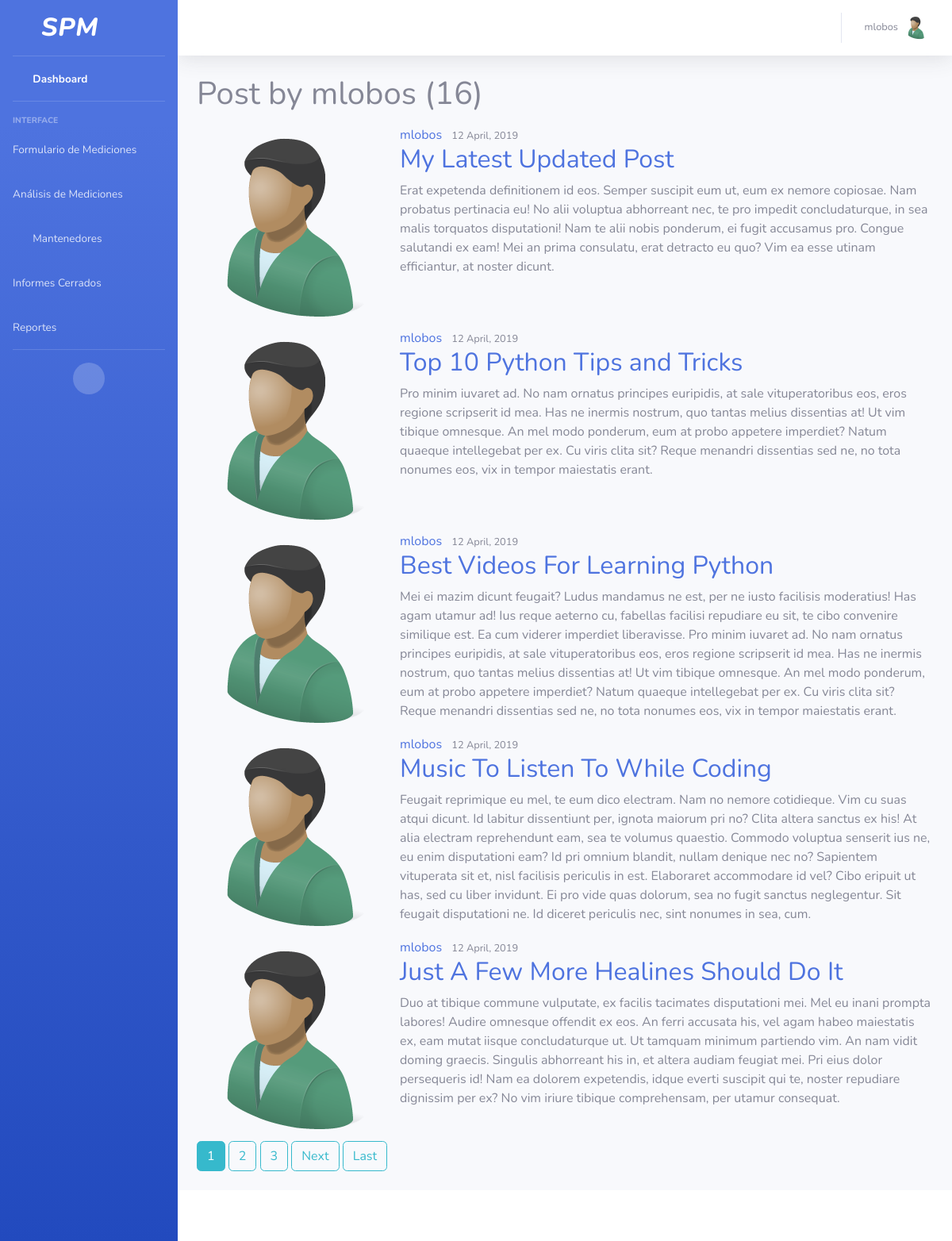
Screenshot of /user/mlobos (signed in) with the database file from the repository.
### users/models.py (models this page shows, shortened)
class Profile(models.Model):
	user = models.OneToOneField(User, on_delete=models.CASCADE)
	image = models.ImageField(default='default.jpg', upload_to='profile_pics')

### blog/models.py (models this page shows, shortened)
class Post(models.Model):
	title = models.CharField(max_length=100)
	content = models.TextField()
	date_posted = models.DateTimeField(default=timezone.now)
	author = models.ForeignKey(User, on_delete=models.CASCADE)

### blog/views.py (the view)
# urls.py: path('user/<str:username>', UserPostListView.as_view(), name='user-posts'),
class UserPostListView(LoginRequiredMixin, ListView):
	 model = Post
	 template_name = 'blog/user_posts.html'
	 context_object_name = 'posts'
	 paginate_by = 5
	 def get_queryset(self):
	 	user = get_object_or_404(User, username=self.kwargs.get('username'))
	 	return Post.objects.filter(author=user).order_by('-date_posted')

### blog/templates/blog/user_posts.html (shortened to what this page needs)
{% extends "blog/base.html" %}
{% block content %}
	<h1 class="mb-3">Post by {{ view.kwargs.username }} ({{ page_obj.paginator.count }})</h1>
	{% for post in posts %}
		<article class="media content-section">
			<img class="rounded-circle article-img" src="{{ post.author.profile.image.url }}">
		  <div class="media-body">
		    <div class="article-metadata">
		      <a class="mr-2" href="{% url 'user-posts' post.author.username %}">{{ post.author }}</a>
		      <small class="text-muted">{{ post.date_posted|date:"d F, Y" }}</small>
		    </div>
		    <h2><a class="article-title" href="{% url 'post-detail' post.id %}">{{ post.title }}</a></h2>
		    <p class="article-content">{{ post.content }}</p>
		  </div>
		</article>
	{% endfor %}
	{% if is_paginated %}
		{% for num in page_obj.paginator.page_range %}
			{% if page_obj.number == num %}
				<a class="btn btn-info mb-4" href="?page={{ nun }}">{{ num }}</a>
			{% elif num > page_obj.number|add:'-3' and num < page_obj.number|add:'3' %}
				<a class="btn btn-outline-info mb-4" href="?page={{ num }}">{{ num }}</a>
			{% endif %}
		{% endfor %}
		{% if page_obj.has_next %}
			<a class="btn btn-outline-info mb-4" href="?page={{ page_obj.next_page_number }}">Next</a>
			<a class="btn btn-outline-info mb-4" href="?page={{ page_obj.paginator.num_pages }}">Last</a>
		{% endif%}
	{% endif %}
{% endblock content %}

### blog/templates/blog/base.html (shortened to what this page needs)
{% load static %}
<!DOCTYPE html>
<html lang="en">
<head>
  <link href="{% static 'vendor/fontawesome-free/css/all.min.css' %}" rel="stylesheet" type="text/css">
  <link href="{% static 'css/sb-admin-2.min.css' %}" rel="stylesheet">
  <link href="{% static 'vendor/datatables/dataTables.bootstrap4.min.css' %}" rel="stylesheet">
</head>
<body id="page-top">
  <div id="wrapper">
    <ul class="navbar-nav bg-gradient-primary sidebar sidebar-dark accordion" id="accordionSidebar">
      <a class="sidebar-brand d-flex align-items-center justify-content-center" href="{% url 'blog-home' %}">
        <div class="sidebar-brand-icon">
          <i>SPM</i>
        </div>
      </a>
      <hr class="sidebar-divider my-0">
      <li class="nav-item active">
        <a class="nav-link" href="{% url 'blog-home' %}">
          <i class="fas fa-fw fa-tachometer-alt"></i>
          <span>Dashboard</span></a>
      </li>
      <hr class="sidebar-divider">
      <div class="sidebar-heading">
        Interface
      </div>
      <li class="nav-item">
        <a class="nav-link" href="#" data-toggle="" data-target="#" aria-expanded="true" aria-controls="collapseUtilities">
          <span>Formulario de Mediciones</span>
        </a>
      </li>
      <li class="nav-item">
        <a class="nav-link" href="#" data-toggle="" data-target="#" aria-expanded="true" aria-controls="collapseUtilities">
          <span>Análisis de Mediciones</span>
        </a>
      </li>
       <li class="nav-item">
        <a class="nav-link collapsed" href="#" data-toggle="collapse" data-target="#collapseUtilities" aria-expanded="true" aria-controls="collapseUtilities">
          <i class="fas fa-fw fa-wrench"></i>
          <span>Mantenedores</span>
        </a>
      </li>
      <li class="nav-item">
        <a class="nav-link" href="#" data-toggle="" data-target="#" aria-expanded="true" aria-controls="collapseUtilities">
          <span>Informes Cerrados</span>
        </a>
      </li>
      <li class="nav-item">
        <a class="nav-link " href="{% url 'equipo_form' %}" data-toggle="" data-target="#" aria-expanded="true" aria-controls="collapseUtilities">
          <span>Reportes</span>
        </a>
      </li>
      <hr class="sidebar-divider d-none d-md-block">
      <div class="text-center d-none d-md-inline">
        <button class="rounded-circle border-0" id="sidebarToggle"></button>
      </div>
    </ul>
    <div id="content-wrapper" class="d-flex flex-column">
      <div id="content">
        <nav class="navbar navbar-expand navbar-light bg-white topbar mb-4 static-top shadow">
          <ul class="navbar-nav ml-auto">
            <li class="nav-item dropdown no-arrow">
              <a class="nav-link dropdown-toggle" href="#" id="userDropdown" role="button" data-toggle="dropdown" aria-haspopup="true" aria-expanded="false">
             {% if user.first_name == '' %}
                <span class="mr-2 d-none d-lg-inline text-gray-600 small">{{ user.username }}</span>
             {% else %}
             	<span class="mr-2 d-none d-lg-inline text-gray-600 small">{{ user.first_name }}</span>
             {% endif %}
                <img class="img-profile rounded-circle" src="{{ user.profile.image.url }}">
              </a>
            </li>
          </ul>
        </nav>
        <div class="container-fluid">
         {% block content %}
	       {% endblock %}
        </div>
      </div>
      <footer class="sticky-footer bg-white">
      </footer>
    </div>
  </div>
</body>
</html>

### rows the page displays
Post: author.profile.image (placeholder picture), author "mlobos", date_posted "12 April, 2019", title "My Latest Updated Post", content "Erat expetenda definitionem id eos. Semper suscipit eum ut, eum ex nemore copiosae. Nam probatus pertinacia eu! No alii voluptua abhorreant nec, te pro impedit concludaturque, in sea malis torquatos disputationi! Nam te alii nobis ponderum, ei fugit accusamus pro. Congue salutandi ex eam! Mei an prima consulatu, erat detracto eu quo? Vim ea esse utinam efficiantur, at noster dicunt."
Post: author.profile.image (placeholder picture), author "mlobos", date_posted "12 April, 2019", title "Top 10 Python Tips and Tricks", content "Pro minim iuvaret ad. No nam ornatus principes euripidis, at sale vituperatoribus eos, eros regione scripserit id mea. Has ne inermis nostrum, quo tantas melius dissentias at! Ut vim tibique omnesque. An mel modo ponderum, eum at probo appetere imperdiet? Natum quaeque intellegebat per ex. Cu viris clita sit? Reque menandri dissentias sed ne, no tota nonumes eos, vix in tempor maiestatis erant."
Post: author.profile.image (placeholder picture), author "mlobos", date_posted "12 April, 2019", title "Best Videos For Learning Python", content "Mei ei mazim dicunt feugait? Ludus mandamus ne est, per ne iusto facilisis moderatius! Has agam utamur ad! Ius reque aeterno cu, fabellas facilisi repudiare eu sit, te cibo convenire similique est. Ea cum viderer imperdiet liberavisse. Pro minim iuvaret ad. No nam ornatus principes euripidis, at sale vituperatoribus eos, eros regione scripserit id mea. Has ne inermis nostrum, quo tantas melius dissentias at! Ut vim tibique omnesque. An mel modo ponderum, eum at probo appetere imperdiet? Natum quaeque intellegebat per ex. Cu viris clita sit? Reque menandri dissentias sed ne, no tota nonumes eos, vix in tempor maiestatis erant."
Post: author.profile.image (placeholder picture), author "mlobos", date_posted "12 April, 2019", title "Music To Listen To While Coding", content "Feugait reprimique eu mel, te eum dico electram. Nam no nemore cotidieque. Vim cu suas atqui dicunt. Id labitur dissentiunt per, ignota maiorum pri no? Clita altera sanctus ex his! At alia electram reprehendunt eam, sea te volumus quaestio. Commodo voluptua senserit ius ne, eu enim disputationi eam? Id pri omnium blandit, nullam denique nec no? Sapientem vituperata sit et, nisl facilisis periculis in est. Elaboraret accommodare id vel? Cibo eripuit ut has, sed cu liber invidunt. Ei pro vide quas dolorum, sea no fugit sanctus neglegentur. Sit feugait disputationi ne. Id diceret periculis nec, sint nonumes in sea, cum."
Post: author.profile.image (placeholder picture), author "mlobos", date_posted "12 April, 2019", title "Just A Few More Healines Should Do It", content "Duo at tibique commune vulputate, ex facilis tacimates disputationi mei. Mel eu inani prompta labores! Audire omnesque offendit ex eos. An ferri accusata his, vel agam habeo maiestatis ex, eam mutat iisque concludaturque ut. Ut tamquam minimum partiendo vim. An nam vidit doming graecis. Singulis abhorreant his in, et altera audiam feugiat mei. Pri eius dolor persequeris id! Nam ea dolorem expetendis, idque everti suscipit qui te, noster repudiare dignissim per ex? No vim iriure tibique comprehensam, per utamur consequat."

### other values shown
{{ user.username }} "mlobos"
{{ view.kwargs.username }} "mlobos"
{{ page_obj.paginator.count }} "16"
{{ num }} "1"
{{ num }} "2" "3"
